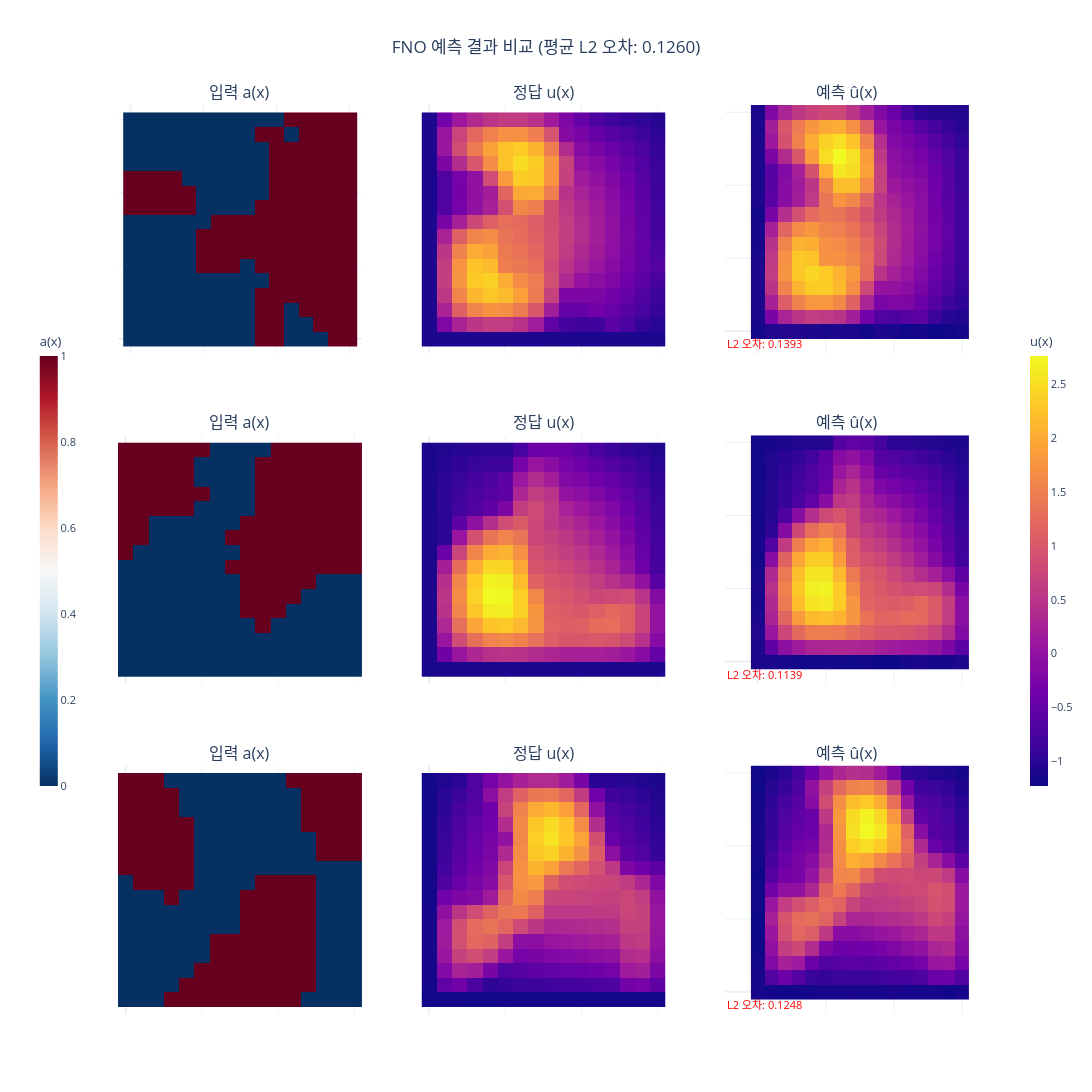

Here is the notebook cell this chart was saved with:
### Markdown cell above
## 6. 🎯 추론 및 예측 시각화

학습된 FNO 모델로 테스트 샘플을 예측하고 결과를 비교합니다.

- **왼쪽**: 입력 투수율 $a(x)$ (원본)
- **가운데**: 정답 압력 $u(x)$ (수치해)
- **오른쪽**: FNO 예측 $\hat{u}(x)$

> 정답과 예측이 얼마나 일치하는지 확인하세요!

### Code cell
# ── 추론: 3개 샘플 비교 (입력 / 정답 / 예측) ──
model.eval()
N_COMPARE = 3
_GRID_ROWS, _GRID_COLS = N_COMPARE, 3
# 패널당 목표 픽셀(대략 정사각) + 좌우 컬러바용 마진 — 값만 키우면 전체가 넉넉해짐
_CELL_PX = 320
_GRID_PAD_X, _GRID_PAD_Y = 1.14, 1.18
_BODY_W = _CELL_PX * _GRID_COLS * _GRID_PAD_X
_BODY_H = _CELL_PX * _GRID_ROWS * _GRID_PAD_Y
_MARGIN_L, _MARGIN_R = 118, 118
_MARGIN_T, _MARGIN_B = 105, 78

fig = make_subplots(
    rows=_GRID_ROWS,
    cols=_GRID_COLS,
    subplot_titles=(
        ['입력 a(x)', '정답 u(x)', '예측 û(x)'] * N_COMPARE
    ),
    horizontal_spacing=0.07,
    vertical_spacing=0.09,
)

l2_errors = []

with torch.no_grad():
    for idx in range(N_COMPARE):
        sample     = test_samples_16[idx]
        sample_proc = data_processor.preprocess(sample, batched=False)
        x_proc = sample_proc['x'].to(device)
        y_true = sample_proc['y']

        pred = model(x_proc.unsqueeze(0)).squeeze(0).cpu()

        perm = np.asarray(sample['x'][0].cpu())
        gt = np.asarray(y_true.squeeze().detach().cpu())
        pr = np.asarray(pred.squeeze().detach().cpu())
        if gt.ndim != 2:
            gt = gt.reshape(gt.shape[-2], gt.shape[-1])
        if pr.ndim != 2:
            pr = pr.reshape(pr.shape[-2], pr.shape[-1])

        # L2 relative error
        err = np.linalg.norm(pr - gt) / (np.linalg.norm(gt) + 1e-8)
        l2_errors.append(err)

        row = idx + 1
        vmin = float(min(gt.min(), pr.min()))
        vmax = float(max(gt.max(), pr.max()))

        _mid_row = N_COMPARE // 2
        cb_a = dict(
            thickness=18,
            len=0.52,
            title='a(x)',
            x=-0.04,
            xanchor='right',
            outlinewidth=0,
            tickfont=dict(size=11),
        )
        cb_u = dict(
            thickness=18,
            len=0.52,
            title='u(x)',
            x=1.06,
            xanchor='left',
            outlinewidth=0,
            tickfont=dict(size=11),
        )

        # 행마다 z 범위가 다르므로 layout의 단일 coloraxis를 여러 Heatmap과 공유하면
        # Plotly에서 일부 패널(정답 열 등)이 비어 보일 수 있음 → 패널별 colorscale 사용.
        fig.add_trace(
            go.Heatmap(
                z=perm,
                colorscale='RdBu_r',
                showscale=(idx == _mid_row),
                colorbar=cb_a,
            ),
            row=row, col=1,
        )
        fig.add_trace(
            go.Heatmap(z=gt, colorscale='Plasma', showscale=False,
                       zmin=vmin, zmax=vmax),
            row=row, col=2,
        )
        fig.add_trace(
            go.Heatmap(
                z=pr,
                colorscale='Plasma',
                showscale=(idx == _mid_row),
                zmin=vmin,
                zmax=vmax,
                colorbar=cb_u,
            ),
            row=row, col=3,
        )

        # L2 error annotation on prediction panel (축 도메인 아래로 빼서 히트맵과 분리)
        fig.add_annotation(
            x=0.5, y=-0.22, xref=f'x{(idx * 3 + 3)}', yref=f'y{(idx * 3 + 3)}',
            text=f'L2 오차: {err:.4f}',
            showarrow=False, font=dict(size=11, color='red'),
            xanchor='center', yanchor='top',
        )

fig.update_layout(
    width=int(_BODY_W + _MARGIN_L + _MARGIN_R),
    height=int(_BODY_H + _MARGIN_T + _MARGIN_B),
    template='plotly_white',
    title=dict(
        text=f'FNO 예측 결과 비교 (평균 L2 오차: {np.mean(l2_errors):.4f})',
        x=0.5,
        xanchor='center',
    ),
    margin=dict(l=_MARGIN_L, r=_MARGIN_R, t=_MARGIN_T, b=_MARGIN_B),
)
fig.update_xaxes(showticklabels=False)
fig.update_yaxes(showticklabels=False)
for row in range(1, _GRID_ROWS + 1):
    for col in range(1, _GRID_COLS + 1):
        fig.update_yaxes(scaleanchor='x', scaleratio=1, row=row, col=col)
fig.show()

for i, e in enumerate(l2_errors):
    print(f'  샘플 {i+1}: L2 상대 오차 = {e:.4f}')

### Figure 1 — Plotly figure (JSON) as saved in the notebook; plotly's stock layout.template omitted (floating-point values rounded to 4 significant figures; data arrays with more than 128 entries replaced by an {"elided": "..."} marker saying what was removed)
{"data": [{"colorbar": {"len": 0.52, "outlinewidth": 0, "thickness": 18, "tickfont": {"size": 11}, "title": {"text": "a(x)"}, "x": -0.04, "xanchor": "right"}, "colorscale": [[0, "rgb(5,48,97)"], [0.1, "rgb(33,102,172)"], [0.2, "rgb(67,147,195)"], [0.3, "rgb(146,197,222)"], [0.4, "rgb(209,229,240)"], [0.5, "rgb(247,247,247)"], [0.6, "rgb(253,219,199)"], [0.7, "rgb(244,165,130)"], [0.8, "rgb(214,96,77)"], [0.9, "rgb(178,24,43)"], [1, "rgb(103,0,31)"]], "showscale": false, "type": "heatmap", "xaxis": "x", "yaxis": "y", "z": {"elided": "16x16 float values"}}, {"colorscale": [[0, "#0d0887"], [0.1111, "#46039f"], [0.2222, "#7201a8"], [0.3333, "#9c179e"], [0.4444, "#bd3786"], [0.5556, "#d8576b"], [0.6667, "#ed7953"], [0.7778, "#fb9f3a"], [0.8889, "#fdca26"], [1, "#f0f921"]], "showscale": false, "type": "heatmap", "xaxis": "x2", "yaxis": "y2", "z": {"elided": "16x16 float values"}, "zmax": 1.838, "zmin": -1.217}, {"colorbar": {"len": 0.52, "outlinewidth": 0, "thickness": 18, "tickfont": {"size": 11}, "title": {"text": "u(x)"}, "x": 1.06, "xanchor": "left"}, "colorscale": [[0, "#0d0887"], [0.1111, "#46039f"], [0.2222, "#7201a8"], [0.3333, "#9c179e"], [0.4444, "#bd3786"], [0.5556, "#d8576b"], [0.6667, "#ed7953"], [0.7778, "#fb9f3a"], [0.8889, "#fdca26"], [1, "#f0f921"]], "showscale": false, "type": "heatmap", "xaxis": "x3", "yaxis": "y3", "z": {"elided": "16x16 float values"}, "zmax": 1.838, "zmin": -1.217}, {"colorbar": {"len": 0.52, "outlinewidth": 0, "thickness": 18, "tickfont": {"size": 11}, "title": {"text": "a(x)"}, "x": -0.04, "xanchor": "right"}, "colorscale": [[0, "rgb(5,48,97)"], [0.1, "rgb(33,102,172)"], [0.2, "rgb(67,147,195)"], [0.3, "rgb(146,197,222)"], [0.4, "rgb(209,229,240)"], [0.5, "rgb(247,247,247)"], [0.6, "rgb(253,219,199)"], [0.7, "rgb(244,165,130)"], [0.8, "rgb(214,96,77)"], [0.9, "rgb(178,24,43)"], [1, "rgb(103,0,31)"]], "showscale": true, "type": "heatmap", "xaxis": "x4", "yaxis": "y4", "z": {"elided": "16x16 float values"}}, {"colorscale": [[0, "#0d0887"], [0.1111, "#46039f"], [0.2222, "#7201a8"], [0.3333, "#9c179e"], [0.4444, "#bd3786"], [0.5556, "#d8576b"], [0.6667, "#ed7953"], [0.7778, "#fb9f3a"], [0.8889, "#fdca26"], [1, "#f0f921"]], "showscale": false, "type": "heatmap", "xaxis": "x5", "yaxis": "y5", "z": {"elided": "16x16 float values"}, "zmax": 2.766, "zmin": -1.233}, {"colorbar": {"len": 0.52, "outlinewidth": 0, "thickness": 18, "tickfont": {"size": 11}, "title": {"text": "u(x)"}, "x": 1.06, "xanchor": "left"}, "colorscale": [[0, "#0d0887"], [0.1111, "#46039f"], [0.2222, "#7201a8"], [0.3333, "#9c179e"], [0.4444, "#bd3786"], [0.5556, "#d8576b"], [0.6667, "#ed7953"], [0.7778, "#fb9f3a"], [0.8889, "#fdca26"], [1, "#f0f921"]], "showscale": true, "type": "heatmap", "xaxis": "x6", "yaxis": "y6", "z": {"elided": "16x16 float values"}, "zmax": 2.766, "zmin": -1.233}, {"colorbar": {"len": 0.52, "outlinewidth": 0, "thickness": 18, "tickfont": {"size": 11}, "title": {"text": "a(x)"}, "x": -0.04, "xanchor": "right"}, "colorscale": [[0, "rgb(5,48,97)"], [0.1, "rgb(33,102,172)"], [0.2, "rgb(67,147,195)"], [0.3, "rgb(146,197,222)"], [0.4, "rgb(209,229,240)"], [0.5, "rgb(247,247,247)"], [0.6, "rgb(253,219,199)"], [0.7, "rgb(244,165,130)"], [0.8, "rgb(214,96,77)"], [0.9, "rgb(178,24,43)"], [1, "rgb(103,0,31)"]], "showscale": false, "type": "heatmap", "xaxis": "x7", "yaxis": "y7", "z": {"elided": "16x16 float values"}}, {"colorscale": [[0, "#0d0887"], [0.1111, "#46039f"], [0.2222, "#7201a8"], [0.3333, "#9c179e"], [0.4444, "#bd3786"], [0.5556, "#d8576b"], [0.6667, "#ed7953"], [0.7778, "#fb9f3a"], [0.8889, "#fdca26"], [1, "#f0f921"]], "showscale": false, "type": "heatmap", "xaxis": "x8", "yaxis": "y8", "z": {"elided": "16x16 float values"}, "zmax": 2.163, "zmin": -1.175}, {"colorbar": {"len": 0.52, "outlinewidth": 0, "thickness": 18, "tickfont": {"size": 11}, "title": {"text": "u(x)"}, "x": 1.06, "xanchor": "left"}, "colorscale": [[0, "#0d0887"], [0.1111, "#46039f"], [0.2222, "#7201a8"], [0.3333, "#9c179e"], [0.4444, "#bd3786"], [0.5556, "#d8576b"], [0.6667, "#ed7953"], [0.7778, "#fb9f3a"], [0.8889, "#fdca26"], [1, "#f0f921"]], "showscale": false, "type": "heatmap", "xaxis": "x9", "yaxis": "y9", "z": {"elided": "16x16 float values"}, "zmax": 2.163, "zmin": -1.175}], "layout": {"annotations": [{"font": {"size": 16}, "showarrow": false, "text": "입력 a(x)", "x": 0.1433, "xanchor": "center", "xref": "paper", "y": 1, "yanchor": "bottom", "yref": "paper"}, {"font": {"size": 16}, "showarrow": false, "text": "정답 u(x)", "x": 0.5, "xanchor": "center", "xref": "paper", "y": 1, "yanchor": "bottom", "yref": "paper"}, {"font": {"size": 16}, "showarrow": false, "text": "예측 û(x)", "x": 0.8567, "xanchor": "center", "xref": "paper", "y": 1, "yanchor": "bottom", "yref": "paper"}, {"font": {"size": 16}, "showarrow": false, "text": "입력 a(x)", "x": 0.1433, "xanchor": "center", "xref": "paper", "y": 0.6367, "yanchor": "bottom", "yref": "paper"}, {"font": {"size": 16}, "showarrow": false, "text": "정답 u(x)", "x": 0.5, "xanchor": "center", "xref": "paper", "y": 0.6367, "yanchor": "bottom", "yref": "paper"}, {"font": {"size": 16}, "showarrow": false, "text": "예측 û(x)", "x": 0.8567, "xanchor": "center", "xref": "paper", "y": 0.6367, "yanchor": "bottom", "yref": "paper"}, {"font": {"size": 16}, "showarrow": false, "text": "입력 a(x)", "x": 0.1433, "xanchor": "center", "xref": "paper", "y": 0.2733, "yanchor": "bottom", "yref": "paper"}, {"font": {"size": 16}, "showarrow": false, "text": "정답 u(x)", "x": 0.5, "xanchor": "center", "xref": "paper", "y": 0.2733, "yanchor": "bottom", "yref": "paper"}, {"font": {"size": 16}, "showarrow": false, "text": "예측 û(x)", "x": 0.8567, "xanchor": "center", "xref": "paper", "y": 0.2733, "yanchor": "bottom", "yref": "paper"}, {"font": {"color": "red", "size": 11}, "showarrow": false, "text": "L2 오차: 0.1393", "x": 0.5, "xanchor": "center", "xref": "x3", "y": -0.22, "yanchor": "top", "yref": "y3"}, {"font": {"color": "red", "size": 11}, "showarrow": false, "text": "L2 오차: 0.1139", "x": 0.5, "xanchor": "center", "xref": "x6", "y": -0.22, "yanchor": "top", "yref": "y6"}, {"font": {"color": "red", "size": 11}, "showarrow": false, "text": "L2 오차: 0.1248", "x": 0.5, "xanchor": "center", "xref": "x9", "y": -0.22, "yanchor": "top", "yref": "y9"}], "height": 1315, "margin": {"b": 78, "l": 118, "r": 118, "t": 105}, "title": {"text": "FNO 예측 결과 비교 (평균 L2 오차: 0.1260)", "x": 0.5, "xanchor": "center"}, "width": 1330, "xaxis": {"anchor": "y", "domain": [0, 0.2867], "showticklabels": false}, "xaxis2": {"anchor": "y2", "domain": [0.3567, 0.6433], "showticklabels": false}, "xaxis3": {"anchor": "y3", "domain": [0.7133, 1], "showticklabels": false}, "xaxis4": {"anchor": "y4", "domain": [0, 0.2867], "showticklabels": false}, "xaxis5": {"anchor": "y5", "domain": [0.3567, 0.6433], "showticklabels": false}, "xaxis6": {"anchor": "y6", "domain": [0.7133, 1], "showticklabels": false}, "xaxis7": {"anchor": "y7", "domain": [0, 0.2867], "showticklabels": false}, "xaxis8": {"anchor": "y8", "domain": [0.3567, 0.6433], "showticklabels": false}, "xaxis9": {"anchor": "y9", "domain": [0.7133, 1], "showticklabels": false}, "yaxis": {"anchor": "x", "domain": [0.7267, 1], "scaleanchor": "x", "scaleratio": 1, "showticklabels": false}, "yaxis2": {"anchor": "x2", "domain": [0.7267, 1], "scaleanchor": "x", "scaleratio": 1, "showticklabels": false}, "yaxis3": {"anchor": "x3", "domain": [0.7267, 1], "scaleanchor": "x", "scaleratio": 1, "showticklabels": false}, "yaxis4": {"anchor": "x4", "domain": [0.3633, 0.6367], "scaleanchor": "x", "scaleratio": 1, "showticklabels": false}, "yaxis5": {"anchor": "x5", "domain": [0.3633, 0.6367], "scaleanchor": "x", "scaleratio": 1, "showticklabels": false}, "yaxis6": {"anchor": "x6", "domain": [0.3633, 0.6367], "scaleanchor": "x", "scaleratio": 1, "showticklabels": false}, "yaxis7": {"anchor": "x7", "domain": [0, 0.2733], "scaleanchor": "x", "scaleratio": 1, "showticklabels": false}, "yaxis8": {"anchor": "x8", "domain": [0, 0.2733], "scaleanchor": "x", "scaleratio": 1, "showticklabels": false}, "yaxis9": {"anchor": "x9", "domain": [0, 0.2733], "scaleanchor": "x", "scaleratio": 1, "showticklabels": false}}}
